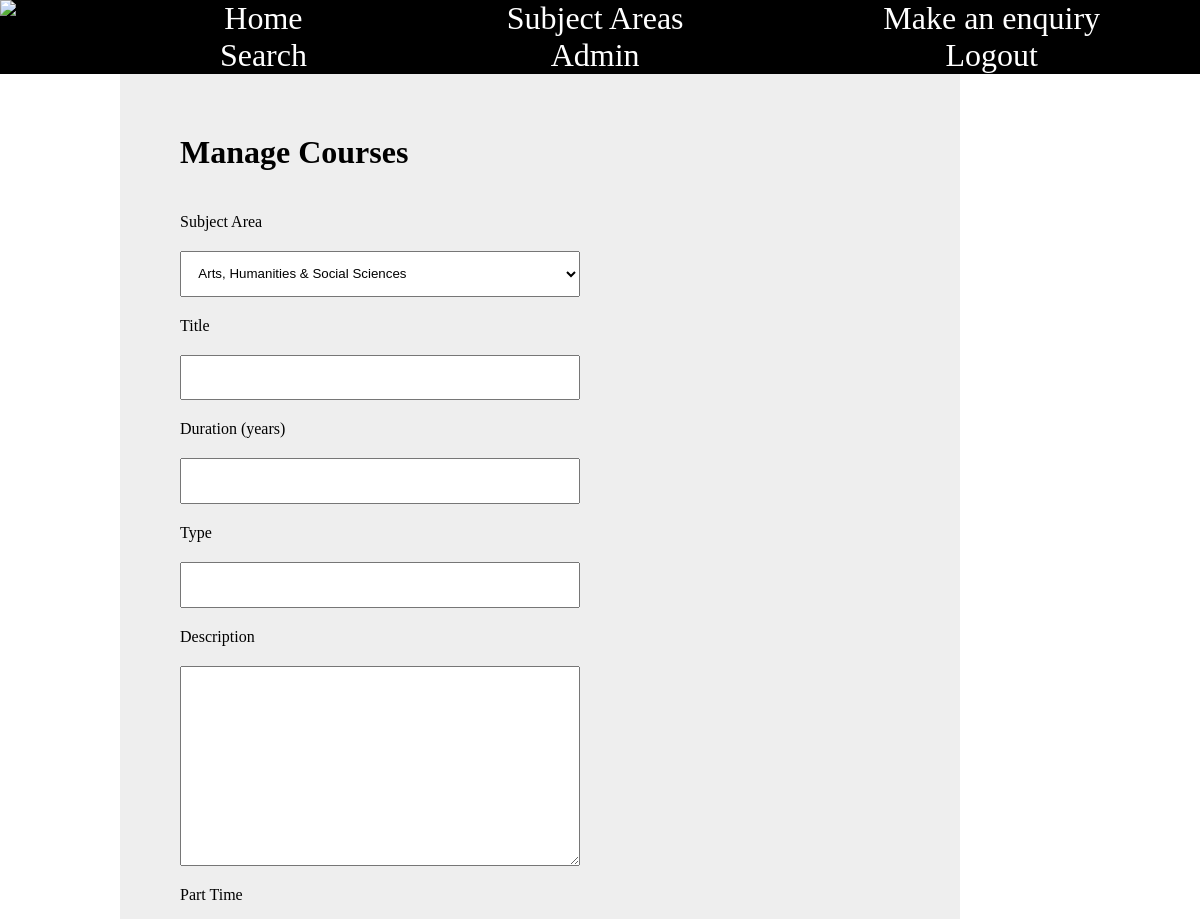
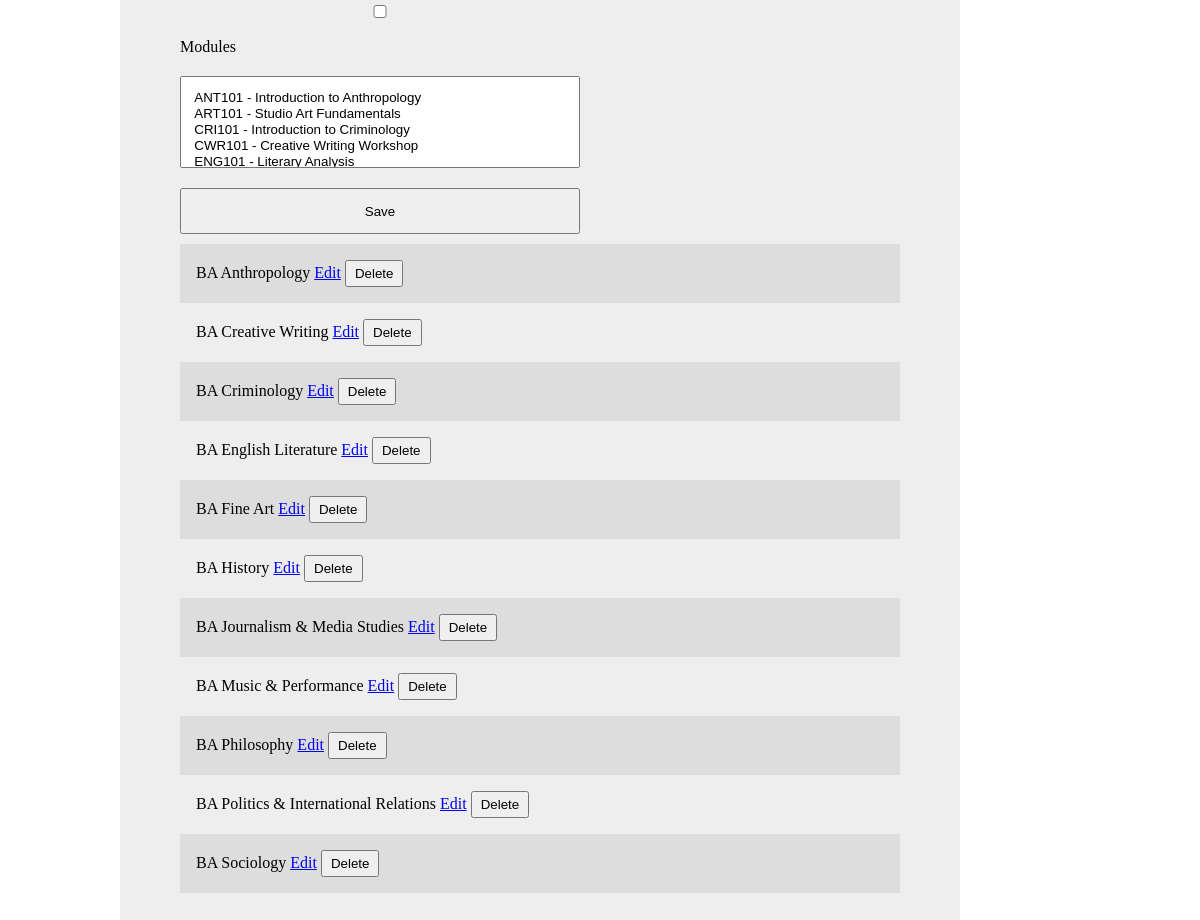
The page /default/public/admin/courses.php (signed in) on the database its author committed (2 pictures, top to bottom).
### tables this page shows
CREATE TABLE `courses` (
  `course_id` int(10) unsigned NOT NULL AUTO_INCREMENT,
  `subject_area_id` int(10) unsigned NOT NULL,
  `title` varchar(200) NOT NULL,
  `duration_months` smallint(5) unsigned NOT NULL,
  `course_type` varchar(20) NOT NULL,
  `description` text NOT NULL,
  `part_time` tinyint(1) NOT NULL DEFAULT 0,
  `created_at` datetime NOT NULL DEFAULT current_timestamp(),
  `updated_at` datetime NOT NULL DEFAULT current_timestamp() ON UPDATE current_timestamp(),
  PRIMARY KEY (`course_id`),
  KEY `idx_courses_subject_area` (`subject_area_id`),
  KEY `idx_courses_type` (`course_type`),
  KEY `idx_courses_duration` (`duration_months`),
  KEY `idx_courses_part_time` (`part_time`),
  CONSTRAINT `fk_courses_subject_area` FOREIGN KEY (`subject_area_id`) REFERENCES `subject_areas` (`subject_area_id`) ON UPDATE CASCADE
);

### default/public/admin/courses.php (the view, shortened to what this page needs)
<?php
require '../database.php';
$editId = isset($_GET['edit']) ? $_GET['edit'] : null;
$editModules = [];
$stmt = $pdo->query('SELECT * FROM courses ORDER BY title');
$courses = $stmt->fetchAll();
$subjects = $pdo->query('SELECT * FROM subject_areas ORDER BY name')->fetchAll();
$modules = $pdo->query('SELECT * FROM modules ORDER BY module_code')->fetchAll();
?>
<!doctype html>
<html>
    <head>
        <link rel="stylesheet" href="../uon.css" />
    </head>
    <body>
        <?php include '../navigation.php'; ?>
        <main>
            <h1>Manage Courses</h1>
            <form method="post">
                <label>Subject Area</label>
                <select name="subject_area_id" required>
                    <?php foreach ($subjects as $sub): ?>
                        <option value="<?php echo $sub['subject_area_id']; ?>" <?php echo $editId && $editCourse['subject_area_id'] == $sub['subject_area_id'] ? 'selected' : ''; ?>><?php echo htmlspecialchars($sub['name']); ?></option>
                    <?php endforeach; ?>
                </select>
                <label>Title</label>
                <input type="text" name="title" value="<?php echo $editId ? htmlspecialchars($editCourse['title']) : ''; ?>" required />
                <label>Duration (years)</label>
                <input type="number" name="duration_years" value="<?php echo $editId ? $editCourse['duration_years'] : ''; ?>" required />
                <label>Type</label>
                <input type="text" name="course_type" value="<?php echo $editId ? htmlspecialchars($editCourse['course_type']) : ''; ?>" required />
                <label>Description</label>
                <textarea name="description" required><?php echo $editId ? htmlspecialchars($editCourse['description']) : ''; ?></textarea>
                <label>Part Time</label>
                <input type="checkbox" name="part_time" <?php echo $editId && $editCourse['part_time'] ? 'checked' : ''; ?> />
                <label>Modules</label>
                <select name="modules[]" multiple>
                    <?php foreach ($modules as $mod): ?>
                        <option value="<?php echo $mod['module_id']; ?>" <?php echo in_array($mod['module_id'], $editModules) ? 'selected' : ''; ?>><?php echo htmlspecialchars($mod['module_code'] . ' - ' . $mod['title']); ?></option>
                    <?php endforeach; ?>
                </select>
                <input type="submit" value="Save" />
            </form>
            <ul>
                <?php foreach ($courses as $course): ?>
                    <li>
                        <?php echo htmlspecialchars($course['title']); ?>
                        <a href="?edit=<?php echo $course['course_id']; ?>">Edit</a>
                        <form method="post" style="display:inline;">
                            <input type="submit" value="Delete" />
                        </form>
                    </li>
                <?php endforeach; ?>
            </ul>
        </main>
    </body>
</html>

### default/public/navigation.php (shortened to what this page needs)
<header>
    <img src="/logo.jpg" alt="logo" />
    <ul>
        <li><a href="/index.php">Home</a></li>
        <li>Subject Areas
        </li>
        <li><a href="/index.php?page=enquiry">Make an enquiry</a></li>
        <li><a href="/index.php?page=search">Search</a></li>
        <?php if (isset($_SESSION['user_id'])): ?>
            <li><a href="/admin/dashboard.php">Admin</a></li>
            <li><a href="/admin/logout.php">Logout</a></li>
        <?php else: ?>
            <li><a href="/admin/login.php">Login</a></li>
        <?php endif; ?>
    </ul>
</header>

### default/public/uon.css (style rules this page uses)
* { margin: 0; padding: 0; }
body { background-color: white; font-family: 'Oxygen-Regular'; display: grid; grid-template-columns: 10% 70% 20%; grid-template-rows: auto; grid-template-areas: "header header header" "img img aside" ". main aside" "footer footer footer"; }
header a { color: white; text-decoration: none; }
main { min-height: 20vh; grid-area: main; padding: 5vw; background-color: #eee; }
header { background-color: black; grid-area: header; }
header { display: grid; grid-template-columns: 10% 90%; }
header ul { align-self: center; display: grid; grid-template-columns: auto auto auto; grid-template-rows: auto; color: white; list-style-type: none; }
header > ul > li { font-size: 2em; cursor: pointer; text-align: center; }
header > ul > li { font-size: 2em; cursor: pointer; text-align: center; position: relative; }
h1 { font-weight: bold; margin-bottom: 1em; }
main ul { list-style-type: none; }
main ul li { padding: 1em }
main > ul > li:nth-child(odd) { background-color: #ddd }
form { display: block; max-width: 40em; width: 100%; }
form::after { content: ""; display: block; clear: both; }
form input, form select { padding: 1em; box-sizing: border-box; }
form textarea { height: 15em; padding: 1em; box-sizing: border-box; }
form input, form label, form select, form textarea { float: left; width: 100%; max-width: 30em; margin: 10px 0; }
form label { clear: left }
main ul form { display: inline; width: auto; }
main ul form input { float: none; width: auto; max-width: none; margin: 0; padding: 0.3em 0.6em; }

### rows shown on the page
courses: title "BA Anthropology"
courses: title "BA Creative Writing"
courses: title "BA Criminology"
courses: title "BA English Literature"
courses: title "BA Fine Art"
courses: title "BA History"
courses: title "BA Journalism & Media Studies"
courses: title "BA Music & Performance"
courses: title "BA Philosophy"
courses: title "BA Politics & International Relations"
courses: title "BA Sociology"

### other values the page prints
form field subject_area_id "Arts, Humanities & Social Sciences"
